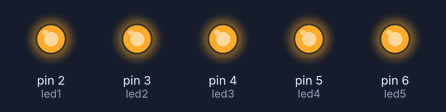
The sketch below on a simulated Arduino Uno, built with avr-gcc and run on an emulated ATmega328P. On the bench: output pins drawn as LEDs (lit = HIGH).

Above: at 0.1 s.
At 4.0 s:
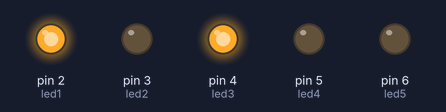
At 11.8 s:
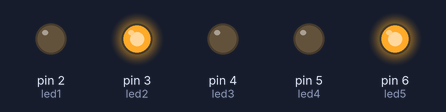
At 20.2 s:
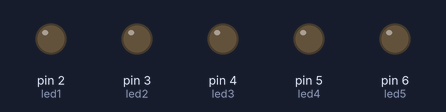
At 29.5 s:
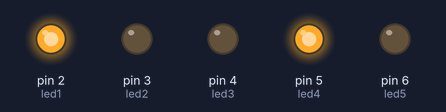
At 39.1 s:
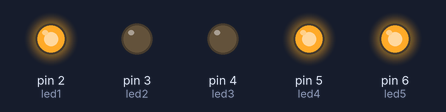
Timing chart, 0 to 40.0 s (numbered marks = the images above):
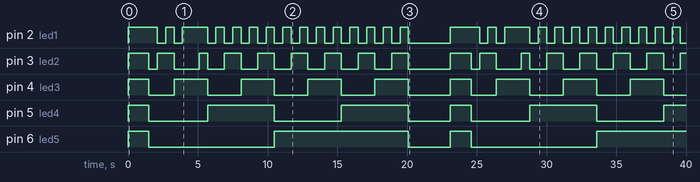

Measured:
- by itself, pin 2 (led1): LOW → HIGH at 0.00 s, → LOW 2.1 s later, → HIGH 0.60 s later, → LOW 0.60 s later, … (54 changes in this stretch)
- by itself, pin 3 (led2): LOW → HIGH at 0.00 s, → LOW 1.5 s later, → HIGH 0.60 s later, → LOW 1.2 s later, … (33 changes in this stretch)
- by itself, pin 4 (led3): LOW → HIGH at 0.00 s, → LOW 1.5 s later, → HIGH 1.8 s later, → LOW 2.4 s later, … (18 changes in this stretch)
- by itself, pin 5 (led4): LOW → HIGH at 0.00 s, → LOW 1.5 s later, → HIGH 4.2 s later, → LOW 4.8 s later, … (11 changes in this stretch)
- by itself, pin 6 (led5): goes HIGH 1.5 s, LOW 9.0 s, HIGH 9.6 s, LOW 3.0 s, HIGH 1.5 s, LOW 9.0 s, then HIGH

The sketch:

binario_5_leds-bits.ino
```cpp
int led1=2;
int led2=3;
int led3=4;
int led4=5;
int led5=6;
int delayTime=600;
int delayTimeLong=1500;
int delayFinishTime=3000;

void setup() {
  pinMode(led1,OUTPUT);
  pinMode(led2,OUTPUT);
  pinMode(led3,OUTPUT);
  pinMode(led4,OUTPUT);
  pinMode(led5,OUTPUT);
}

void loop() {
  digitalWrite(led1,HIGH);
  digitalWrite(led2,HIGH);
  digitalWrite(led3,HIGH);
  digitalWrite(led4,HIGH);
  digitalWrite(led5,HIGH);
  delay(delayTimeLong);
  //1
  digitalWrite(led1,HIGH);
  digitalWrite(led2,LOW);
  digitalWrite(led3,LOW);
  digitalWrite(led4,LOW);
  digitalWrite(led5,LOW);
  delay(delayTime);
  //2
  digitalWrite(led1,LOW);
  digitalWrite(led2,HIGH);
  digitalWrite(led3,LOW);
  digitalWrite(led4,LOW);
  digitalWrite(led5,LOW);
  delay(delayTime);
  //3
  digitalWrite(led1,HIGH);
  digitalWrite(led2,HIGH);
  digitalWrite(led3,LOW);
  digitalWrite(led4,LOW);
  digitalWrite(led5,LOW);
  delay(delayTime);
  //4
  digitalWrite(led1,LOW);
  digitalWrite(led2,LOW);
  digitalWrite(led3,HIGH);
  digitalWrite(led4,LOW);
  digitalWrite(led5,LOW);
  delay(delayTime);
  //5
  digitalWrite(led1,HIGH);
  digitalWrite(led2,LOW);
  digitalWrite(led3,HIGH);
  digitalWrite(led4,LOW);
  digitalWrite(led5,LOW);
  delay(delayTime);
  //5
  digitalWrite(led1,HIGH);
  digitalWrite(led2,LOW);
  digitalWrite(led3,HIGH);
  digitalWrite(led4,LOW);
  digitalWrite(led5,LOW);
  delay(delayTime);
  //7
  digitalWrite(led1,HIGH);
  digitalWrite(led2,HIGH);
  digitalWrite(led3,HIGH);
  digitalWrite(led4,LOW);
  digitalWrite(led5,LOW);
  delay(delayTime);
  //8
  digitalWrite(led1,LOW);
  digitalWrite(led2,LOW);
  digitalWrite(led3,LOW);
  digitalWrite(led4,HIGH);
  digitalWrite(led5,LOW);
  delay(delayTime);
  //9
  digitalWrite(led1,HIGH);
  digitalWrite(led2,LOW);
  digitalWrite(led3,LOW);
  digitalWrite(led4,HIGH);
  digitalWrite(led5,LOW);
  delay(delayTime);
  //10
  digitalWrite(led1,LOW);
  digitalWrite(led2,HIGH);
  digitalWrite(led3,LOW);
  digitalWrite(led4,HIGH);
  digitalWrite(led5,LOW);
  delay(delayTime);
  //11
  digitalWrite(led1,HIGH);
  digitalWrite(led2,HIGH);
  digitalWrite(led3,LOW);
  digitalWrite(led4,HIGH);
  digitalWrite(led5,LOW);
  delay(delayTime);
  //12
  digitalWrite(led1,LOW);
  digitalWrite(led2,LOW);
  digitalWrite(led3,HIGH);
  digitalWrite(led4,HIGH);
  digitalWrite(led5,LOW);
  delay(delayTime);
  //13
  digitalWrite(led1,HIGH);
  digitalWrite(led2,LOW);
  digitalWrite(led3,HIGH);
  digitalWrite(led4,HIGH);
  digitalWrite(led5,LOW);
  delay(delayTime);
  //14
  digitalWrite(led1,LOW);
  digitalWrite(led2,HIGH);
  digitalWrite(led3,HIGH);
  digitalWrite(led4,HIGH);
  digitalWrite(led5,LOW);
  delay(delayTime);
  //15
  digitalWrite(led1,HIGH);
  digitalWrite(led2,HIGH);
  digitalWrite(led3,HIGH);
  digitalWrite(led4,HIGH);
  digitalWrite(led5,LOW);
  delay(delayTime);
  //16
  digitalWrite(led1,LOW);
  digitalWrite(led2,LOW);
  digitalWrite(led3,LOW);
  digitalWrite(led4,LOW);
  digitalWrite(led5,HIGH);
  delay(delayTime);
  //17
  digitalWrite(led1,HIGH);
  digitalWrite(led2,LOW);
  digitalWrite(led3,LOW);
  digitalWrite(led4,LOW);
  digitalWrite(led5,HIGH);
  delay(delayTime);
  //18
  digitalWrite(led1,LOW);
  digitalWrite(led2,HIGH);
  digitalWrite(led3,LOW);
  digitalWrite(led4,LOW);
  digitalWrite(led5,HIGH);
  delay(delayTime);
  //19
  digitalWrite(led1,HIGH);
  digitalWrite(led2,HIGH);
  digitalWrite(led3,LOW);
  digitalWrite(led4,LOW);
  digitalWrite(led5,HIGH);
  delay(delayTime);
  //20
  digitalWrite(led1,LOW);
  digitalWrite(led2,LOW);
  digitalWrite(led3,HIGH);
  digitalWrite(led4,LOW);
  digitalWrite(led5,HIGH);
  delay(delayTime);
  //21
  digitalWrite(led1,HIGH);
  digitalWrite(led2,LOW);
  digitalWrite(led3,HIGH);
  digitalWrite(led4,LOW);
  digitalWrite(led5,HIGH);
  delay(delayTime);
  //22
  digitalWrite(led1,LOW);
  digitalWrite(led2,HIGH);
  digitalWrite(led3,HIGH);
  digitalWrite(led4,LOW);
  digitalWrite(led5,HIGH);
  delay(delayTime);
  //23
  digitalWrite(led1,HIGH);
  digitalWrite(led2,HIGH);
  digitalWrite(led3,HIGH);
  digitalWrite(led4,LOW);
  digitalWrite(led5,HIGH);
  delay(delayTime);
  //24
  digitalWrite(led1,LOW);
  digitalWrite(led2,LOW);
  digitalWrite(led3,LOW);
  digitalWrite(led4,HIGH);
  digitalWrite(led5,HIGH);
  delay(delayTime);
  //25
  digitalWrite(led1,HIGH);
  digitalWrite(led2,LOW);
  digitalWrite(led3,LOW);
  digitalWrite(led4,HIGH);
  digitalWrite(led5,HIGH);
  delay(delayTime);
  //26
  digitalWrite(led1,LOW);
  digitalWrite(led2,HIGH);
  digitalWrite(led3,LOW);
  digitalWrite(led4,HIGH);
  digitalWrite(led5,HIGH);
  delay(delayTime);
  //27
  digitalWrite(led1,HIGH);
  digitalWrite(led2,HIGH);
  digitalWrite(led3,LOW);
  digitalWrite(led4,HIGH);
  digitalWrite(led5,HIGH);
  delay(delayTime);
  //28
  digitalWrite(led1,LOW);
  digitalWrite(led2,LOW);
  digitalWrite(led3,HIGH);
  digitalWrite(led4,HIGH);
  digitalWrite(led5,HIGH);
  delay(delayTime);
  //29
  digitalWrite(led1,HIGH);
  digitalWrite(led2,LOW);
  digitalWrite(led3,HIGH);
  digitalWrite(led4,HIGH);
  digitalWrite(led5,HIGH);
  delay(delayTime);
  //30
  digitalWrite(led1,LOW);
  digitalWrite(led2,HIGH);
  digitalWrite(led3,HIGH);
  digitalWrite(led4,HIGH);
  digitalWrite(led5,HIGH);
  delay(delayTime);
  //31
  digitalWrite(led1,HIGH);
  digitalWrite(led2,HIGH);
  digitalWrite(led3,HIGH);
  digitalWrite(led4,HIGH);
  digitalWrite(led5,HIGH);
  delay(delayTime);
  //0
  digitalWrite(led1,LOW);
  digitalWrite(led2,LOW);
  digitalWrite(led3,LOW);
  digitalWrite(led4,LOW);
  digitalWrite(led5,LOW);
  delay(delayFinishTime);


}
```
